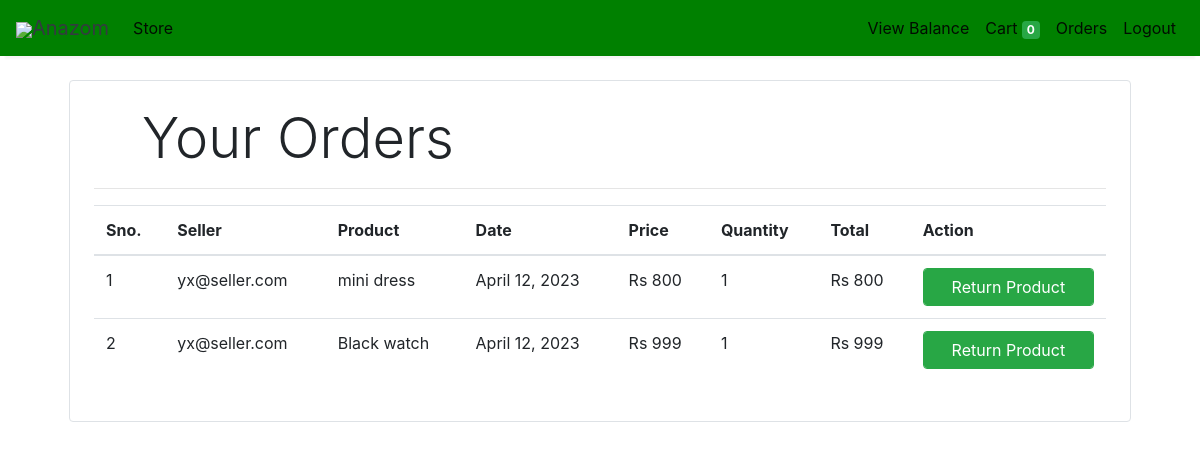
/orders (signed in), run on an earlier commit of the app's database.
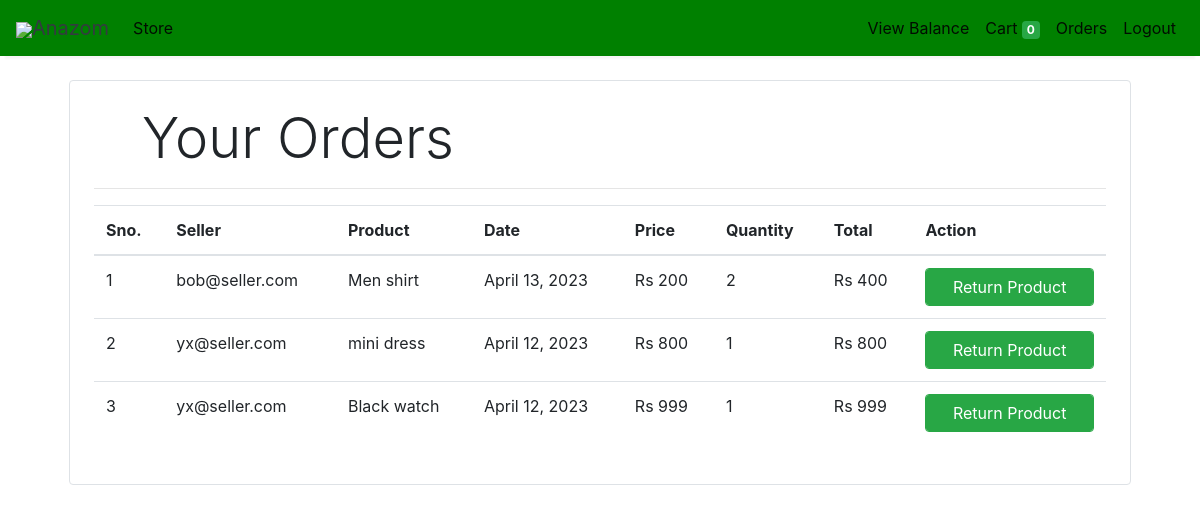
And on a later commit of the database.
### store/models/orders.py (models this page shows, shortened)
class Order(models.Model):
    product = models.ForeignKey(Products,
                                on_delete=models.CASCADE)
    customer = models.ForeignKey(Customer,
                                 on_delete=models.CASCADE)
    quantity = models.IntegerField(default=1)
    price = models.IntegerField()
    address = models.CharField (max_length=50, default='', blank=True)
    phone = models.CharField (max_length=50, default='', blank=True)
    date = models.DateField (default=datetime.datetime.today)
    status = models.BooleanField (default=False)
    seller = models.EmailField()
    @staticmethod
    def get_orders_by_customer(customer_id):
        return Order.objects.filter(customer=customer_id).order_by('-date')

### store/models/product.py (models this page shows, shortened)
class Products(models.Model):
    name = models.CharField(max_length=60)
    price= models.IntegerField(default=0)
    category= models.ForeignKey(Category,on_delete=models.CASCADE,default=1 )
    description= models.CharField(max_length=250, default='', blank=True, null= True)
    image= models.ImageField(upload_to='uploads/products/')
    seller = models.EmailField()
    quantity = models.IntegerField(default=0)

### store/middlewares/auth.py (the view)
    def middleware(request):
        print(request.session.get('customer'))
        returnUrl = request.META['PATH_INFO']
        print(request.META['PATH_INFO'])
        if not request.session.get('customer'):
           return redirect(f'login?return_url={returnUrl}')
        response = get_response(request)
        return response

### store/templatetags/custom_filter.py (called while the page is built)
@register.filter(name='currency')
def currency(number):
    return "Rs "+str(number)

@register.filter(name='multiply')
def multiply(number , number1):
    return number * number1

### store/views/orders.py (called while the page is built)
    @cache_control(no_cache=True, must_revalidate=True, no_store=True)
    def get(self , request ):
        if (request.session.get('customer')):
            customer = request.session.get('customer')
            user = Customer.objects.get(id= customer)
            if (user.userType == 'buyer'):
                orders = Order.get_orders_by_customer(customer)
                print(orders)
                return render(request , 'orders.html'  , {'orders' : orders})
            elif (user.userType == 'seller'):
                orders = Order.objects.filter(seller=user.email).order_by('-date')
                return render(request , 'sellerOrder.html'  , {'orders' : orders})
            elif (user.userType == 'admin'):
                pass
        else:
            return redirect('login')

### store/templates/orders.html (shortened to what this page needs)
{% extends 'base.html' %}
{% block content %}
{% load cart %}
{% load custom_filter %}
<div class="container">
   <div class="border rounded p-4 m-4">
        <p class="display-4 pl-4 ml-4">Your Orders</p>
        <hr>
        <table class="table">
            <thead>
                <tr>
                    <th>Sno.</th>
                    <th>Seller</th>
                    <th>Product</th>
                    <th>Date</th>
                    <th>Price</th>
                    <th>Quantity</th>
                    <th>Total</th>
                    <th>Action</th>
                </tr>
            </thead>
            <tbody>
                {% for order in orders %}
                <tr>
                    <td>{{forloop.counter}}</td>
                    <td>{{order.seller}}</td>
                    <td>{{order.product.name}}</td>
                    <td>{{order.date}}</td>
                    <td>{{order.price|currency}}</td>
                    <td>{{order.quantity}}</td>
                    <td>{{order.quantity|multiply:order.price|currency}}</td>
                    <td>
                        <form action="/orders" method="POST" class="btn-block">
                            <input type="submit" class="float-right btn btn-success form-control"
                                value="Return Product">
                        </form>
                    </td>
                </tr>
                {% endfor %}
            </tbody>
        </table>
   </div>
</div>
{% endblock %}

What changed in the data, as far as the page shows it:
added Order: seller "bob@seller.com", product.name "Men shirt", date "April 13, 2023", price "Rs 200", quantity "2", quantity|multiply "Rs 400"
